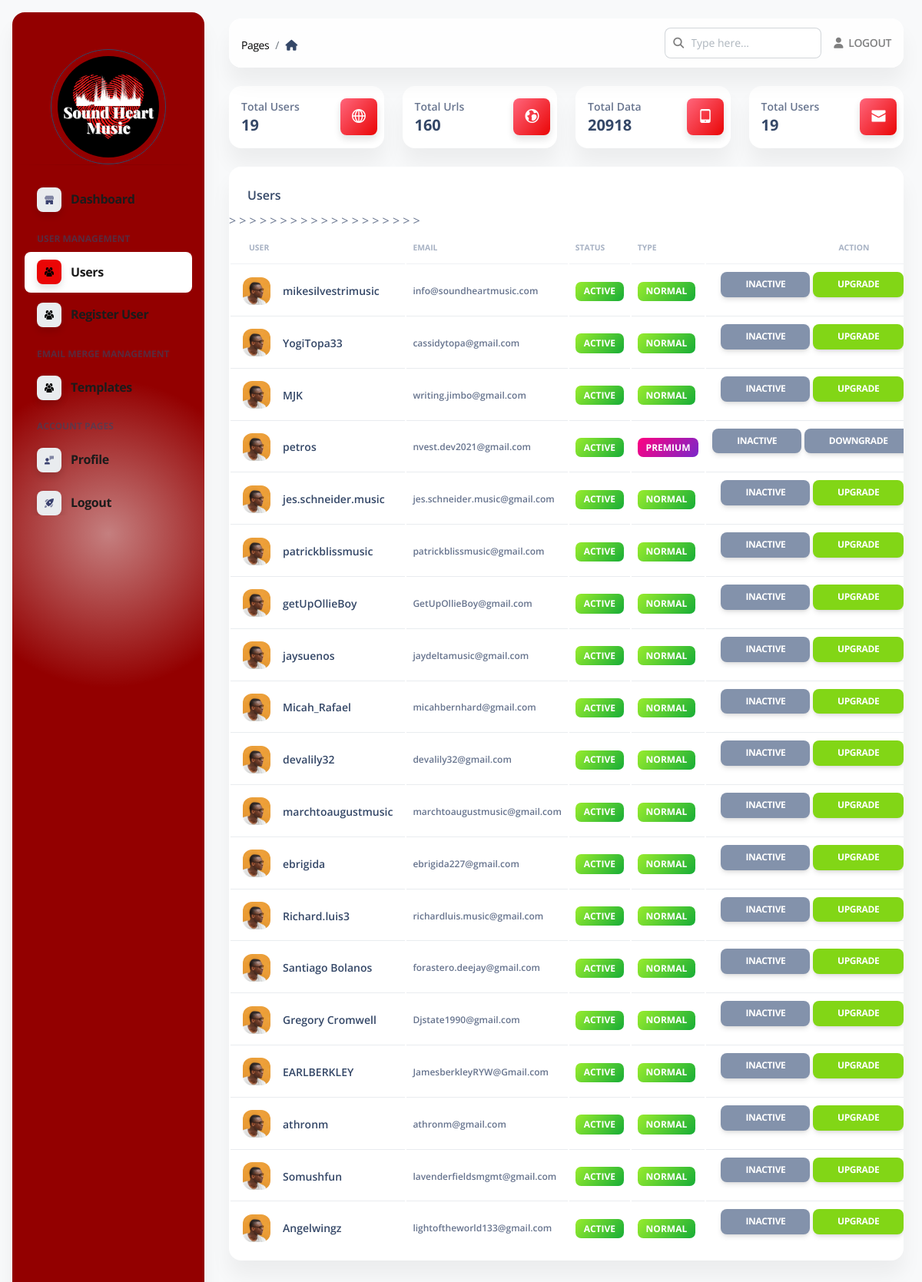
/admin/users (signed in), run on the app's committed database.
### apps/authentication/models.py (models this page shows, shortened)
class Users(db.Model, UserMixin):
    __tablename__ = 'Users'
    id            = db.Column(db.Integer, primary_key=True)
    username      = db.Column(db.String(255), unique=True, nullable=False)
    email         = db.Column(db.String(255), unique=True,  index=True)
    password      = db.Column(db.String(255), default='user')
    role          = db.Column(db.String(64), nullable=False)
    oauth_github  = db.Column(db.String(100), nullable=True)
    nylas_access_token = db.Column(db.String(32))
    api_token     = db.Column(db.String(100))
    api_token_ts  = db.Column(db.Integer)
    state         = db.Column(db.String(10))

### apps/home/routes.py (the view)
@blueprint.route('/admin/users', methods=['POST', 'GET'])
@login_required
@role_required('admin')
def admin_users():
    page_data = get_admin_data()
    users = Users.query.filter(Users.role != "admin").all()
    return render_template("home/admin_users.html",
                           segment='users', API_GENERATOR=len(API_GENERATOR),
                           page_data=page_data,
                           users=users
                           )

### apps/__init__.py (called while the page is built)
def configure_database(app):
    with app.app_context():
        try:
            db.create_all()
        except Exception as e:
            print('> Error: DBMS Exception: ' + str(e) )
            basedir = os.path.abspath(os.path.dirname(__file__))
            app.config['SQLALCHEMY_DATABASE_URI'] = SQLALCHEMY_DATABASE_URI = 'sqlite:///' + os.path.join(basedir, 'db.sqlite3')
            print('> Fallback to SQLite ')
            db.create_all()
    @app.teardown_request
    def shutdown_session(exception=None):
        db.session.remove()

### apps/authentication/models.py (called while the page is built)
@login_manager.user_loader
def user_loader(id):
    return Users.query.filter_by(id=id).first()

### apps/home/routes.py (called while the page is built)
def role_required(role):
    def decorator(fn):
        @wraps(fn)
        def wrapper(*args, **kwargs):
            admin = Users.query.filter_by(email=current_user.email).first()
            if admin:
                if admin.role != role:
                    logout_user()
                    return redirect(url_for('home_blueprint.admin_login'))
                else:
                    return fn(*args, **kwargs)
            else:
                logout_user()
                return redirect(url_for('home_blueprint.admin_login'))
        return wrapper
    return decorator

def get_admin_data():
    user_urls = Yelpurl.query.all()
    users = Users.query.filter(Users.role != "admin").all()
    services = Service.query.all()
    page_data = {
        'total_filters': len(user_urls),
        'total_users': len(users),
        'services': len(services)
    }
    return page_data

### apps/templates/home/admin_users.html (shortened to what this page needs)
{% extends 'layouts/admin.html' %}
{% block content %}
    <div class="container-fluid py-4">
        <div class="row">
            <div class="col-xl-3 col-sm-6 mb-xl-0 mb-4">
                <div class="card">
                    <div class="card-body p-3">
                        <div class="row">
                            <div class="col-8">
                                <div class="numbers">
                                    <p class="text-sm mb-0 text-capitalize font-weight-bold">Total Users</p>
                                    <h5 class="font-weight-bolder mb-0">
                                        {{ page_data['total_users'] }}
                                    </h5>
                                </div>
                            </div>
                            <div class="col-4 text-end">
                                <div class="icon icon-shape bg-gradient-danger shadow text-center border-radius-md">
                                    <i class="ni ni-world-2 text-lg opacity-10" aria-hidden="true"></i>
                                </div>
                            </div>
                        </div>
                    </div>
                </div>
            </div>
            <div class="col-xl-3 col-sm-6 mb-xl-0 mb-4">
                <div class="card">
                    <div class="card-body p-3">
                        <div class="row">
                            <div class="col-8">
                                <div class="numbers">
                                    <p class="text-sm mb-0 text-capitalize font-weight-bold">Total Urls</p>
                                    <h5 class="font-weight-bolder mb-0">
                                        {{ page_data['total_filters'] }}
                                    </h5>
                                </div>
                            </div>
                            <div class="col-4 text-end">
                                <div class="icon icon-shape bg-gradient-danger shadow text-center border-radius-md">
                                    <i class="ni ni-world text-lg opacity-10" aria-hidden="true"></i>
                                </div>
                            </div>
                        </div>
                    </div>
                </div>
            </div>
            <div class="col-xl-3 col-sm-6 mb-xl-0 mb-4">
                <div class="card">
                    <div class="card-body p-3">
                        <div class="row">
                            <div class="col-8">
                                <div class="numbers">
                                    <p class="text-sm mb-0 text-capitalize font-weight-bold">Total Data</p>
                                    <h5 class="font-weight-bolder mb-0">
                                        {{ page_data['services'] }}
                                    </h5>
                                </div>
                            </div>
                            <div class="col-4 text-end">
                                <div class="icon icon-shape bg-gradient-danger shadow text-center border-radius-md">
                                    <i class="ni ni-mobile-button text-lg opacity-10" aria-hidden="true"></i>
                                </div>
                            </div>
                        </div>
                    </div>
                </div>
            </div>
            <div class="col-xl-3 col-sm-6">
                <div class="card">
                    <div class="card-body p-3">
                        <div class="row">
                            <div class="col-8">
                                <div class="numbers">
                                    <p class="text-sm mb-0 text-capitalize font-weight-bold">Total Users</p>
                                    <h5 class="font-weight-bolder mb-0">
                                        {{ page_data['total_users'] }}
                                    </h5>
                                </div>
                            </div>
                            <div class="col-4 text-end">
                                <div class="icon icon-shape bg-gradient-danger shadow text-center border-radius-md">
                                    <i class="ni ni-email-83 text-lg opacity-10" aria-hidden="true"></i>
                                </div>
                            </div>
                        </div>
                    </div>
                </div>
            </div>
        </div>
        <div class="row py-4">
            <div class="col-12">
                <div class="card mb-4">
                    <div class="card-header pb-0">
                        <h6>Users</h6>
                    </div>
                    <div class="card-body px-0 pt-0 pb-2">
                        <div class="table-responsive p-0">
                            {% if users %}
                                <table class="table align-items-center mb-0">
                                    <thead>
                                    <tr>
                                        <th class="text-uppercase text-secondary text-xxs font-weight-bolder opacity-7">
                                            User
                                        </th>
                                        <th class="text-uppercase text-secondary text-xxs font-weight-bolder opacity-7 ps-2">
                                            Email
                                        </th>
                                        <th class="text-uppercase text-secondary text-xxs font-weight-bolder opacity-7 ps-2">
                                            Status
                                        </th>
                                        <th class="text-uppercase text-secondary text-xxs font-weight-bolder opacity-7 ps-2">
                                            Type
                                        </th>
                                        <th class="text-center text-uppercase text-secondary text-xxs font-weight-bolder opacity-7">
                                            Action
                                        </th>
                                    </tr>
                                    </thead>
                                    <tbody>
                                    {% for user in users %}
                                        <tr>
                                            <td>
                                                <div class="d-flex px-2 py-1">
                                                    <div>
                                                        <img src="{{ config.ASSETS_ROOT }}/img/team-2.jpg"
                                                             class="avatar avatar-sm me-3" alt="user1">
                                                    </div>
                                                    <div class="d-flex flex-column justify-content-center">
                                                        <h6 class="mb-0 text-sm">{{ user.username }}</h6>
                                                    </div>
                                                </div>
                                            </td>
                                            <td>
                                                <p class="text-xs font-weight-bold mb-0">{{ user.email }}</p>
                                            </td>
                                            <td>
                                                {% if user.state == 'pending' %}
                                                    <span class="badge badge-sm bg-gradient-secondary">Pending</span>
                                                {% else %}
                                                    <span class="badge badge-sm bg-gradient-success">Active</span>
                                                {% endif %}
                                            </td>>
                                            <td>
                                                {% if user.role == 'user' %}
                                                    <span class="badge badge-sm bg-gradient-success">Normal</span>
                                                {% else %}
                                                    <span class="badge badge-sm bg-gradient-primary">Premium</span>
                                                {% endif %}
                                            </td>
                                            <td class="align-middle text-center text-sm">
                                                {% if user.state == 'pending' %}
                                                    <a href="/admin/users/approve/{{ user.id }}" class="btn btn-sm btn-success">Approve</a>
                                                {% else %}
                                                    <a href="/admin/users/inactive/{{ user.id }}" class="btn btn-sm btn-secondary">Inactive</a>
                                                {% endif %}
                                                {% if user.role == 'user' %}
                                                    <a href="/admin/users/upgrade/{{ user.id }}" class="btn btn-sm btn-success ">Upgrade</a>
                                                {% else %}
                                                    <a href="/admin/users/downgrade/{{ user.id }}" class="btn btn-sm btn-secondary">Downgrade</a>
                                                {% endif %}
                                            </td>
                                        </tr>
                                    {% endfor %}
                                    </tbody>
                                </table>
                            {% endif %}
                        </div>
                    </div>
                </div>
            </div>
        </div>
    </div>
{% endblock content %}

### apps/static/assets/css/nucleo-svg.css (style rules this page uses)
.icon { display: inline-block; color: #111111; height: 1em; width: 1em; }
.icon { fill: currentColor; stroke: none; }

### apps/static/assets/css/dark-theme-core.css (style rules this page uses)
body { transition: background-color 200ms ease-in; }

### data on the page
Users: username "mikesilvestrimusic", email "info@soundheartmusic.com", state "ACTIVE", role "NORMAL"
Users: username "YogiTopa33", email "cassidytopa@gmail.com", state "ACTIVE", role "NORMAL"
Users: username "MJK", email "writing.jimbo@gmail.com", state "ACTIVE", role "NORMAL"
Users: username "petros", email "nvest.dev2021@gmail.com", state "ACTIVE", role "PREMIUM"
Users: username "jes.schneider.music", email "jes.schneider.music@gmail.com", state "ACTIVE", role "NORMAL"
Users: username "patrickblissmusic", email "patrickblissmusic@gmail.com", state "ACTIVE", role "NORMAL"
Users: username "getUpOllieBoy", email "GetUpOllieBoy@gmail.com", state "ACTIVE", role "NORMAL"
Users: username "jaysuenos", email "jaydeltamusic@gmail.com", state "ACTIVE", role "NORMAL"
Users: username "Micah_Rafael", email "micahbernhard@gmail.com", state "ACTIVE", role "NORMAL"
Users: username "devalily32", email "devalily32@gmail.com", state "ACTIVE", role "NORMAL"
Users: username "marchtoaugustmusic", email "marchtoaugustmusic@gmail.com", state "ACTIVE", role "NORMAL"
Users: username "ebrigida", email "ebrigida227@gmail.com", state "ACTIVE", role "NORMAL"
Users: username "Richard.luis3", email "richardluis.music@gmail.com", state "ACTIVE", role "NORMAL"
Users: username "Santiago Bolanos", email "forastero.deejay@gmail.com", state "ACTIVE", role "NORMAL"
Users: username "Gregory Cromwell", email "Djstate1990@gmail.com", state "ACTIVE", role "NORMAL"
Users: username "EARLBERKLEY", email "JamesberkleyRYW@Gmail.com", state "ACTIVE", role "NORMAL"
Users: username "athronm", email "athronm@gmail.com", state "ACTIVE", role "NORMAL"
Users: username "Somushfun", email "lavenderfieldsmgmt@gmail.com", state "ACTIVE", role "NORMAL"
Users: username "Angelwingz", email "lightoftheworld133@gmail.com", state "ACTIVE", role "NORMAL"

### other printed values
{{ page_data['total_users'] }} "19"
{{ page_data['total_filters'] }} "160"
{{ page_data['services'] }} "20918"
